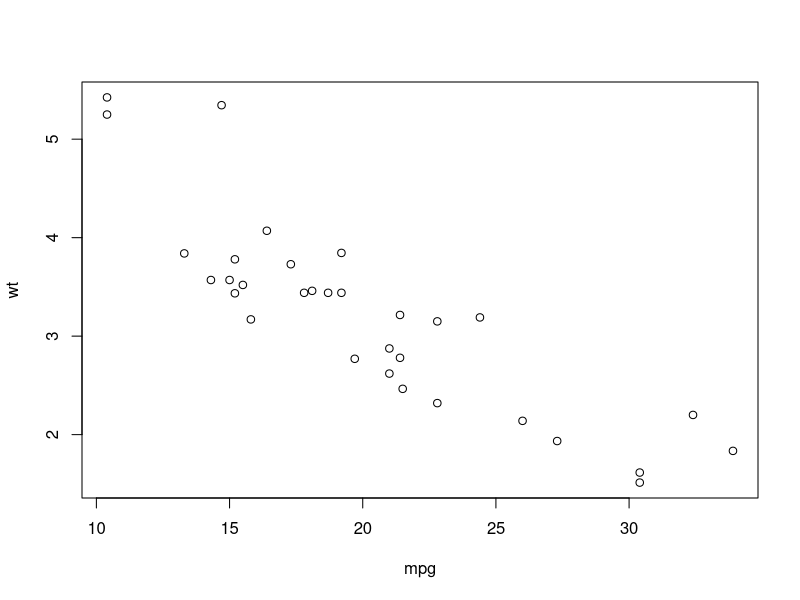

Recreate this plot in R.
## ---- chunk 1
with(mtcars, plot(mpg, wt))
